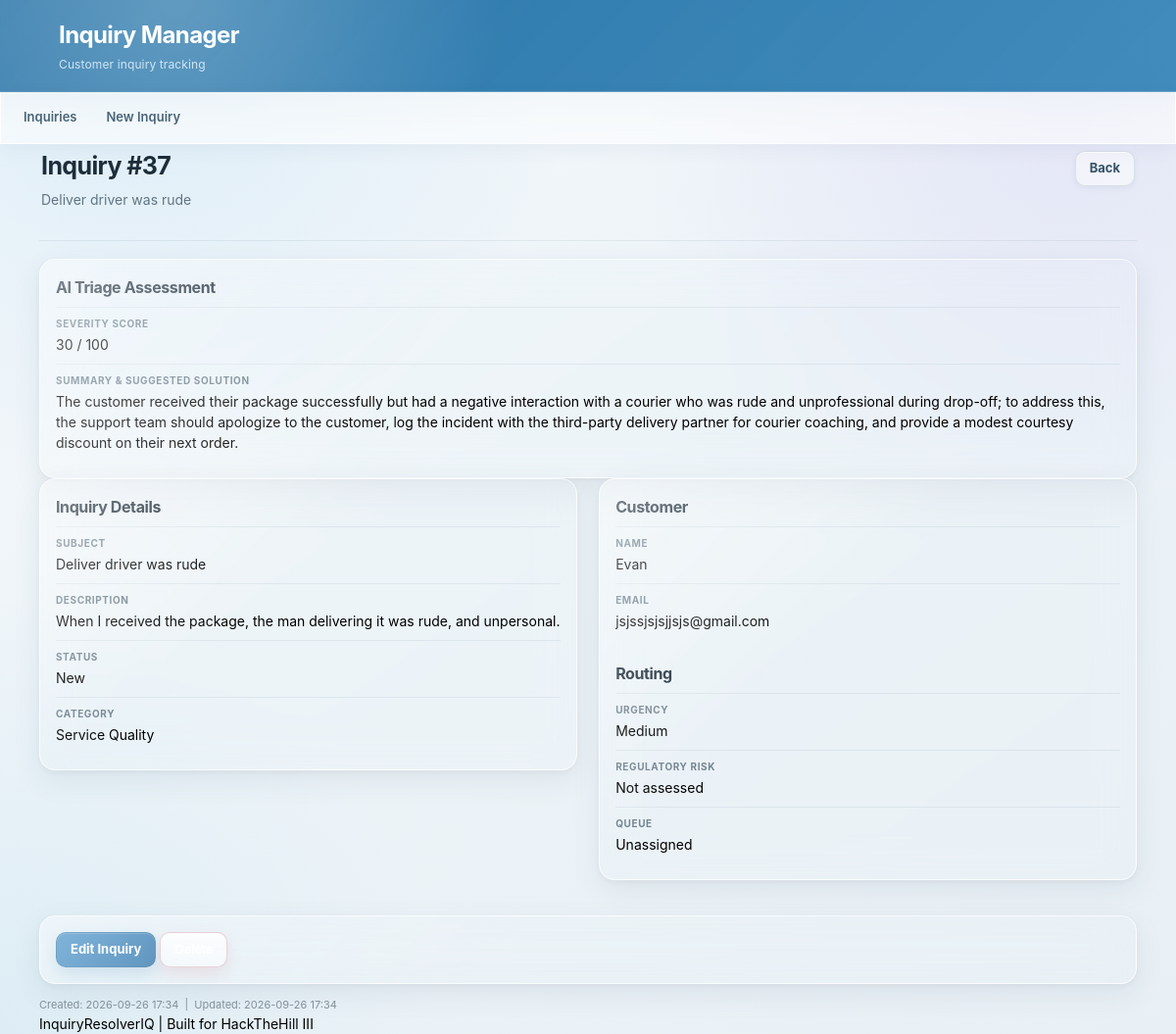
Before: /complaints/37 (signed in) with the older database file.
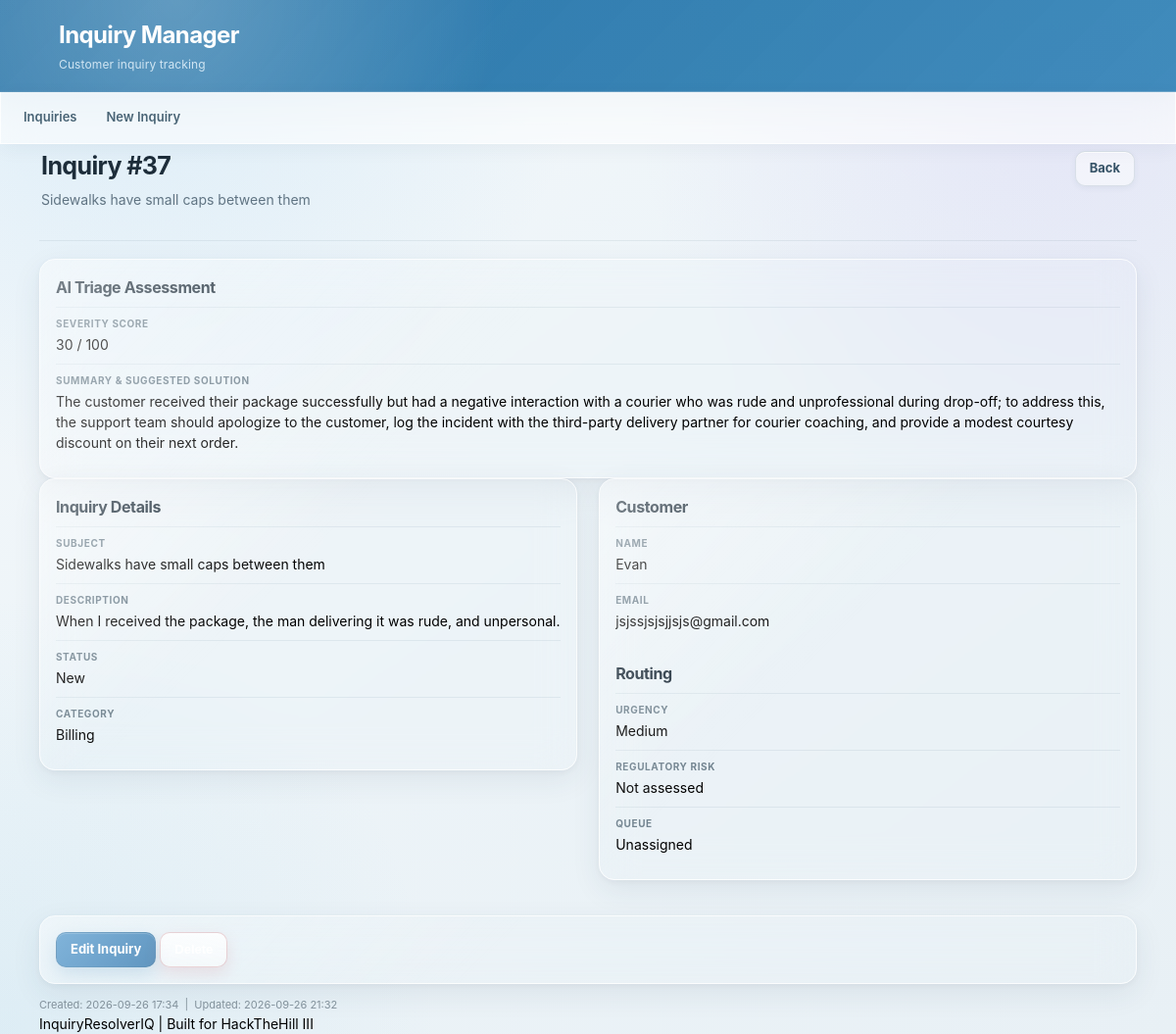
After: the same page with the newer database file.
### tables this page shows
CREATE TABLE complaints (
    id INTEGER PRIMARY KEY AUTOINCREMENT,
    customer_name TEXT NOT NULL,
    customer_email TEXT,
    subject TEXT NOT NULL,
    description TEXT NOT NULL,
    status TEXT NOT NULL DEFAULT 'New',
    category TEXT NOT NULL DEFAULT 'Other',
    urgency TEXT NOT NULL DEFAULT 'Not assessed',
    regulatory_risk TEXT NOT NULL DEFAULT 'Not assessed',
    assigned_queue TEXT NOT NULL DEFAULT 'Unassigned',
    created_at TEXT NOT NULL DEFAULT CURRENT_TIMESTAMP,
    updated_at TEXT NOT NULL DEFAULT CURRENT_TIMESTAMP
, severity INTEGER DEFAULT 0, ai_summary TEXT DEFAULT '');

### server.py (the view)
@app.route("/complaints/<int:complaint_id>")
def view_complaint(complaint_id):
    if not session.get("is_admin"):
        return redirect(url_for("login"))
    db = get_db()
    complaint = db.execute(
        "SELECT * FROM complaints WHERE id = ?",
        (complaint_id,)
    ).fetchone()
    db.close()
    if complaint is None:
        abort(404)
    return render_template(
        "complaint.html",
        complaint=complaint
    )

### server.py (called while the page is built)
def get_db():
    db = sqlite3.connect(DATABASE)
    db.row_factory = sqlite3.Row
    return db

@app.template_filter("datetime")
def format_datetime(value):
    if not value:
        return ""
    try:
        return datetime.fromisoformat(value).strftime("%Y-%m-%d %H:%M")
    except (ValueError, TypeError):
        return value

### templates/complaint.html (shortened to what this page needs)
{% extends "base.html" %}
{% block content %}
<div class="page-heading">
    <div>
        <h2>Inquiry #{{ complaint["id"] }}</h2>
        <p class="muted">{{ complaint["subject"] }}</p>
    </div>
    <a class="button secondary" href="{{ url_for('index') }}">Back</a>
</div>
<div class="panel">
    <h3>AI Triage Assessment</h3>
    <div class="detail-row">
        <div class="detail-label">Severity Score</div>
        <div class="detail-value">{{ complaint["severity"] }} / 100</div>
    </div>
    <div class="detail-row">
        <div class="detail-label">Summary &amp; Suggested Solution</div>
        <div class="detail-value description">{{ complaint["ai_summary"] }}</div>
    </div>
</div>
<div class="detail-grid">
    <div class="panel">
        <h3>Inquiry Details</h3>
        <div class="detail-row">
            <div class="detail-label">Subject</div>
            <div class="detail-value">{{ complaint["subject"] }}</div>
        </div>
        <div class="detail-row">
            <div class="detail-label">Description</div>
            <div class="detail-value description">{{ complaint["description"] }}</div>
        </div>
        <div class="detail-row">
            <div class="detail-label">Status</div>
            <div class="detail-value">{{ complaint["status"] }}</div>
        </div>
        <div class="detail-row">
            <div class="detail-label">Category</div>
            <div class="detail-value">{{ complaint["category"] }}</div>
        </div>
    </div>
    <div class="panel">
        <h3>Customer</h3>
        <div class="detail-row">
            <div class="detail-label">Name</div>
            <div class="detail-value">{{ complaint["customer_name"] }}</div>
        </div>
        <div class="detail-row">
            <div class="detail-label">Email</div>
            <div class="detail-value">{{ complaint["customer_email"] or "Not provided" }}</div>
        </div>
        <h3 class="section-heading">Routing</h3>
        <div class="detail-row">
            <div class="detail-label">Urgency</div>
            <div class="detail-value">{{ complaint["urgency"] }}</div>
        </div>
        <div class="detail-row">
            <div class="detail-label">Regulatory Risk</div>
            <div class="detail-value">{{ complaint["regulatory_risk"] }}</div>
        </div>
        <div class="detail-row">
            <div class="detail-label">Queue</div>
            <div class="detail-value">{{ complaint["assigned_queue"] }}</div>
        </div>
    </div>
</div>
<div class="panel actions-panel">
    <a class="button primary" href="{{ url_for('edit_complaint', complaint_id=complaint['id']) }}">Edit Inquiry</a>
    <form class="inline-form delete-form" method="post"
          action="{{ url_for('delete_complaint', complaint_id=complaint['id']) }}">
        <input class="button danger" type="submit" value="Delete"
               onclick="return confirmDelete();">
    </form>
</div>
<div class="timestamps">
    Created: {{ complaint["created_at"]|datetime }}
    {% if complaint["updated_at"] %}
    &nbsp;|&nbsp; Updated: {{ complaint["updated_at"]|datetime }}
    {% endif %}
</div>
{% endblock %}

Changed rows visible on the page:
changed complaints "When I received the package, the man delivering it was rude, and unpersonal.": subject "Deliver driver was rude" → "Sidewalks have small caps between them"; category "Service Quality" → "Billing"; updated_at "2026-09-26 17:34" → "2026-09-26 21:32"
